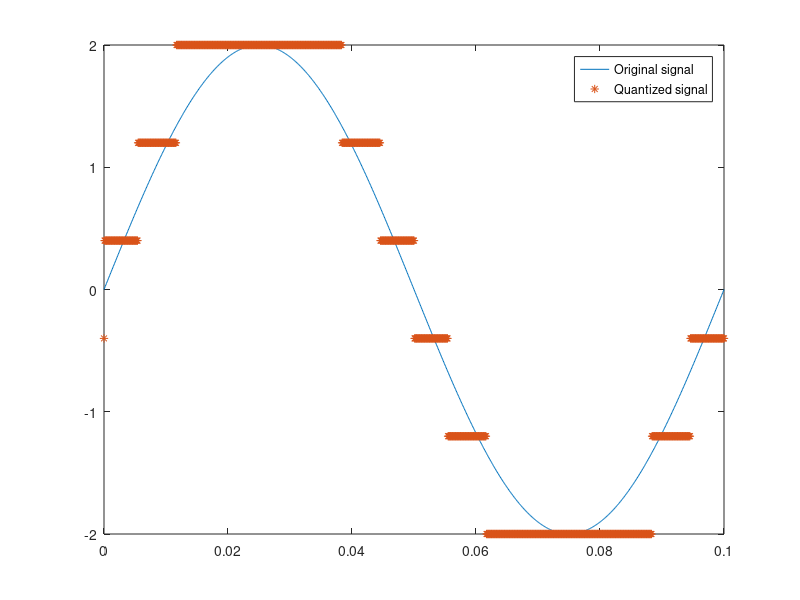

The MATLAB source for this figure:
fs = 10000;
t = [0:1/fs:0.1];
f = 10;
sig = 2*sin(2*pi*f*t); 
xmax = max (sig)
xmin = min (sig)
delta = ( xmax - xmin ) / 6 
partition=[linspace(xmin+delta,xmax-delta,5)]; 
codebook = [linspace(xmin, xmax, 6)];
[index,quants] = quantiz(sig,partition,codebook);
figure
plot(t,sig,'-',t,quants,'*')
legend('Original signal','Quantized signal');
